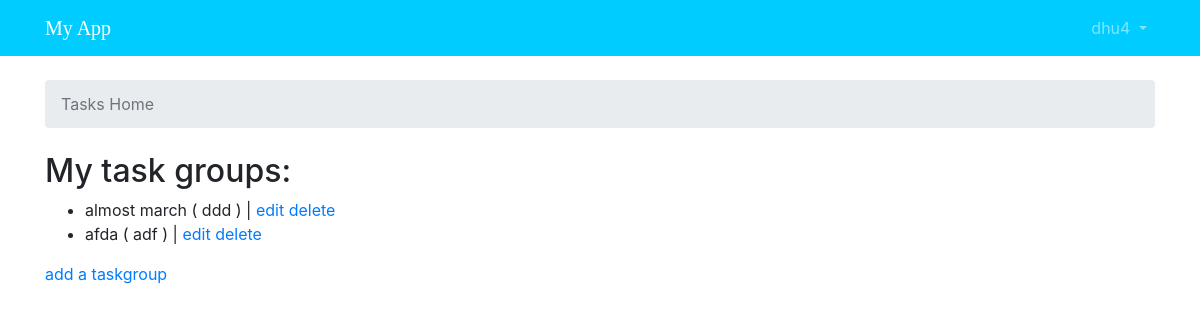
Page /task/ (signed in) on the earlier database version.
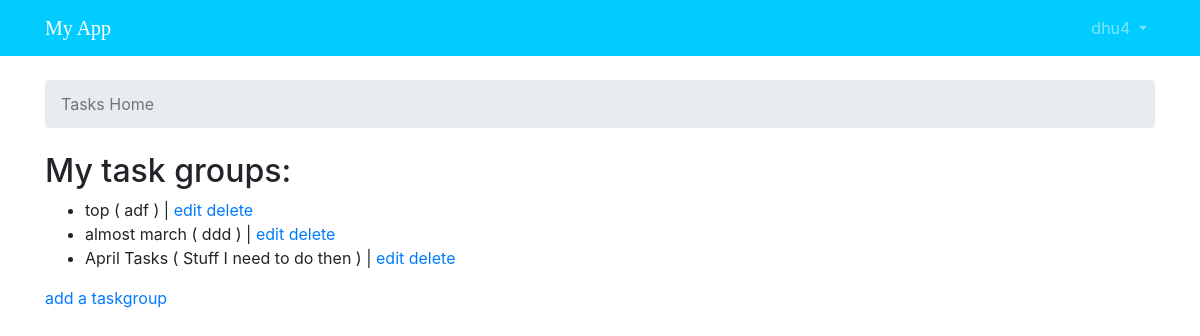
Same page on the later database version.
### task/models.py (models this page shows, shortened)
class TaskGroup(models.Model):
    task_group_name = models.CharField(max_length=30, unique=True)
    description = models.CharField(max_length=100)
    author = models.ForeignKey(User, on_delete=models.PROTECT, related_name='TaskGroups')

### task/views.py (the view)
# urls.py: path('', views.TaskgroupList.as_view(), name='taskgroup_list'),
class TaskgroupList(ListView):
    model = TaskGroup
    def get_queryset(self):
        queryset = TaskGroup.objects.all().filter(author=self.request.user).order_by('-task_group_name')
        return queryset

### task/templates/task/taskgroup_list.html (shortened to what this page needs)
{% extends "base_tasks.html" %}
{% block breadcrumb %}
  <li class="breadcrumb-item active">
    Tasks Home
  </li>
{% endblock %}
{% block content %}
<h2>My task groups: </h2>
<div>
    <ul>
        {% for taskgroup in object_list %}
            <li>{{ taskgroup.task_group_name }} ( {{ taskgroup.description }} ) | <a
                    href="{% url 'taskgroup_update' taskgroup.pk %}">edit</a>
                    <a href="{% url 'taskgroup_delete' taskgroup.pk %}">delete</a>
            </li>
        {% empty %}
            <li>No taskgroups defined yet.</li>
        {% endfor %}
    </ul>
    <p>
      <a href="{% url 'taskgroup_add' %}">add a taskgroup</a>
    </p>
</div>
{% endblock %}

### task/templates/base_tasks.html (shortened to what this page needs)
{% extends "base.html" %}

### templates/base.html (shortened to what this page needs)
{% load static %}<!DOCTYPE html>
<html>
  <head>
    <link rel="stylesheet" href="{% static 'css/bootstrap.min.css' %}">
    <link rel="stylesheet" href="{% static 'css/app.css' %}">
  </head>
  <body>
    {% block body %}
    <nav class="navbar navbar-expand-sm navbar-dark bg-dark">
      <div class="container">
        <a class="navbar-brand" href="{% url 'homeward' %}">My App</a>
        <div class="collapse navbar-collapse" id="mainMenu">
          {% if user.is_authenticated %}
            <ul class="navbar-nav ml-auto">
              <li class="nav-item dropdown">
                <a class="nav-link dropdown-toggle" href="#" id="userMenu" data-toggle="dropdown" aria-haspopup="true" aria-expanded="false">
                  {{ user.username }}
                </a>
              </li>
            </ul>
          {% else %}
            <form class="form-inline ml-auto">
              <a href="{% url 'login_alternate' %}" class="btn btn-outline-secondary">Log in</a>
              <a href="{% url 'signup' %}" class="btn btn-primary ml-2">Sign up</a>
            </form>
          {% endif %}
        </div>
      </div>
    </nav>
      <div class="container">
        <ol class="breadcrumb my-4">
          {% block breadcrumb %}
          {% endblock %}
        </ol>
        {% block content %}
        {% endblock %}
      </div>
    {% endblock body %}
  </body>
</html>

### static/css/app.css (style rules this page uses)
.navbar-brand { font-family: 'Peralta', cursive; }

### templates/base.html (style rules this page uses)
.bg-dark { background-color: #00ccff!important; border-color: #E7E7E7; }

Differences in the rows shown:
changed TaskGroup "adf": task_group_name "afda" → "top"; moves up the list
added TaskGroup: task_group_name "April Tasks", description "Stuff I need to do then"
